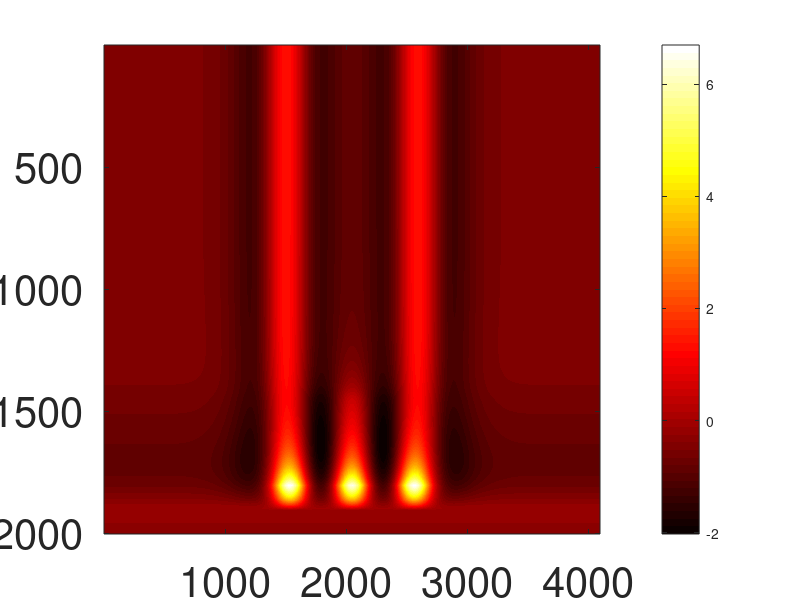

Write MATLAB code to recreate this figure. (Note: this script raises an error after producing the figure.)
% This code uses a forward Euler method to simulate a neural field model
% with input.
%
% Two transient Gaussian inputs are applied at time t=1 at positions 
% x_{1,2,3} \in {-5.5, 0, 5.5}. 
% In the resulting solution, the middle bump is suppressed below threshold, 
% i.e. we observe bump annihilation.
%
% See Fig. 16 in 'A dynamic neural field model of continuous input integration'
%  by W. Wojtak et al. (2021).
%
% (c) Weronika Wojtak, Feb 2023

%% cleaning
clear; clc;

%% spatial discretization
L = 7*pi; N = 2^12; dx = 2*L/N; xDim = (-L+(0:N-1)*dx);

%% temporal discretization
T = 20; dt = 0.01; tDim = 0:dt:T; M = numel(tDim);

%% utils
sigmoid = @(x,beta,theta) 1 ./ (1 + exp(-beta*(x-theta)));
gauss = @(x,mu,sigma) exp(-0.5 * (x-mu).^2 / sigma^2);
w_mex = @(x,A_ex,s_ex,A_in,s_in,g_i) A_ex * exp(-0.5 * (x).^2 / s_ex^2) - A_in * exp(-0.5 * (x).^2 / s_in^2) - g_i;

%% parameters
p(1) = 2;      % A_ex
p(2) = 1.25;   % s_ex
p(3) = 1;      % A_inh
p(4) = 2.5;    % s_inh
p(5) = 0.1;    % g_i

theta = 0.4;   % theta
beta = 1000;   % sigmoid steepness
tau = 1;       % time constant

%% initial data
u_field = -theta * ones(1, N);
history_u = zeros(M, N);

%% connectivity function
w = w_mex(xDim,p(1),p(2),p(3),p(4),p(5)); w_hat = fft(w);

%% inputs
crit_dist = 5.5; % distance of the input centers from x=0
A_I = 10.0; sigma_I = 1.0;
Input = zeros(M, N);
I_S1 = A_I * gauss(xDim, 0, sigma_I);
I_S2 = A_I * gauss(xDim, crit_dist, sigma_I);
I_S3 = A_I * gauss(xDim, -crit_dist, sigma_I);
Input(1/dt:2/dt, :)       = repmat((I_S1 + I_S2 + I_S3),1+(1/dt),1);

%% main loop
for i = 1:M
    f = sigmoid(u_field, beta, theta); f_hat = fft(f);
    convolution = dx * ifftshift(real(ifft(f_hat .* w_hat)));
    u_field = u_field + dt/tau * (-u_field + convolution + Input(i, :));
    history_u(i,:) = u_field;
end

%% PLOT RESULTS
% heat map
figure
imagesc(flipud(history_u)), colormap hot, colorbar
xlabel('x'); ylabel('t','Rotation',0);
ax = gca; set(gca,  'FontSize', 30);
ax.XTick = [186 N/2 3912];
ax.XTickLabel = ({-20,0,20});
ax.YTick = [1 M];
ax.YTickLabel = ({T, 0});

% input and final state of u-field
figure
plot(xDim,I_S1+I_S2+I_S3,'Color',[1 1 1].*0.7,'linewidth',4), hold on
plot(xDim,u_field,'k','linewidth',3), hold on
plot(xDim,theta*ones(1,N),':k','linewidth',2), 
xlabel('x'); ylabel('u(x), I(x)');
set(gca,  'XLim', [-20 20])
ax = gca; set(gca,  'FontSize', 30)

